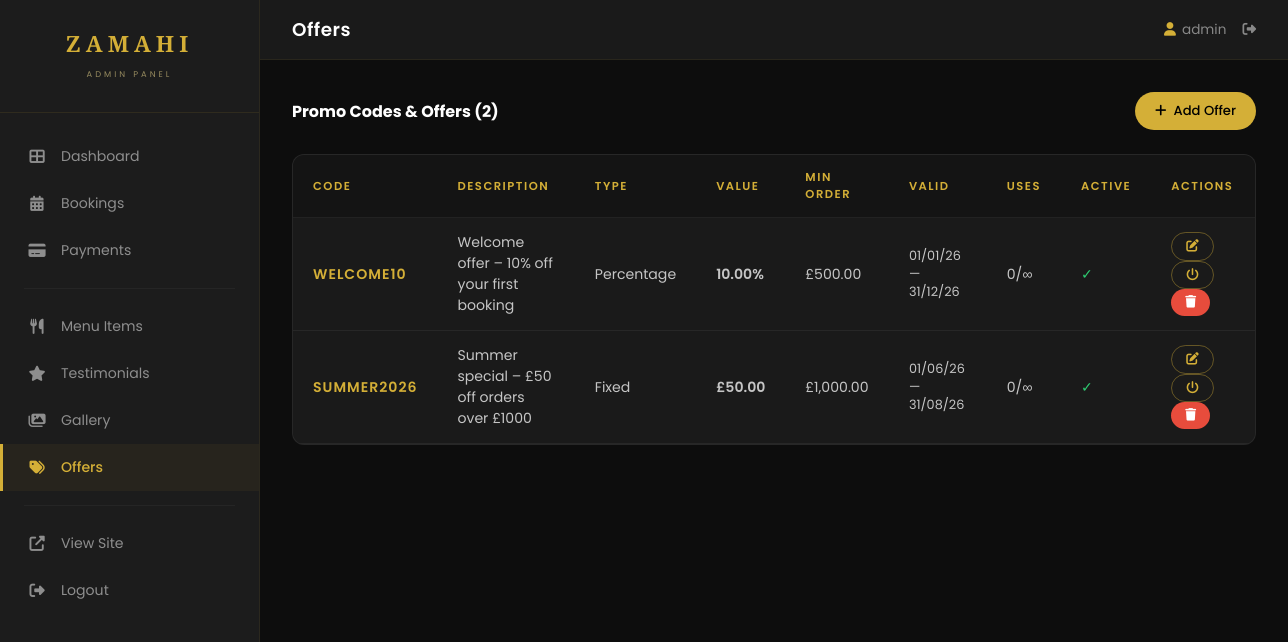
The app's page /admin/offers.php (signed in) with its own data.
### tables this page shows
CREATE TABLE IF NOT EXISTS offers (
    id INT AUTO_INCREMENT PRIMARY KEY,
    code VARCHAR(50) NOT NULL UNIQUE,
    description VARCHAR(255) DEFAULT NULL,
    type ENUM('percentage','fixed') NOT NULL DEFAULT 'percentage',
    value DECIMAL(8,2) NOT NULL DEFAULT 0.00,
    min_order DECIMAL(10,2) DEFAULT 0.00,
    valid_from DATE DEFAULT NULL,
    valid_to DATE DEFAULT NULL,
    max_uses INT DEFAULT NULL,
    used_count INT NOT NULL DEFAULT 0,
    is_active TINYINT(1) NOT NULL DEFAULT 1,
    created_at DATETIME DEFAULT CURRENT_TIMESTAMP
);

### includes/functions.php (called while the page is built, shortened)
<?php
function formatCurrency(float $amount): string {
    return '£' . number_format($amount, 2);
}

### admin/offers.php (the view, shortened to what this page needs)
<?php
require_once dirname(__DIR__) . '/includes/db.php';
$offers = $pdo->query("SELECT * FROM offers ORDER BY created_at DESC")->fetchAll();
require_once __DIR__ . '/includes/admin_header.php';
?>
<div style="display:flex;justify-content:space-between;align-items:center;margin-bottom:24px;">
    <h3 style="font-size:1rem;">Promo Codes & Offers (<?= count($offers) ?>)</h3>
    <button class="btn-admin btn-gold" onclick="openAddModal()"><i class="fas fa-plus"></i> Add Offer</button>
</div>
<div class="admin-table-wrap">
    <table class="admin-table">
        <thead><tr><th>Code</th><th>Description</th><th>Type</th><th>Value</th><th>Min Order</th><th>Valid</th><th>Uses</th><th>Active</th><th>Actions</th></tr></thead>
        <tbody>
            <?php foreach ($offers as $o): ?>
            <tr>
                <td style="font-weight:600;color:#D4AF37;letter-spacing:1px;"><?= htmlspecialchars($o['code']) ?></td>
                <td><?= htmlspecialchars($o['description']) ?></td>
                <td><?= ucfirst($o['type']) ?></td>
                <td style="font-weight:600;"><?= $o['type'] === 'percentage' ? $o['value'] . '%' : formatCurrency((float)$o['value']) ?></td>
                <td><?= formatCurrency((float)$o['min_order']) ?></td>
                <td style="font-size:0.8rem;"><?= $o['valid_from'] ? date('d/m/y', strtotime($o['valid_from'])) . ' — ' . date('d/m/y', strtotime($o['valid_to'])) : 'Always' ?></td>
                <td><?= $o['used_count'] ?>/<?= $o['max_uses'] ?? '∞' ?></td>
                <td><?= $o['is_active'] ? '<span style="color:#2ecc71;">✓</span>' : '<span style="color:#e74c3c;">✗</span>' ?></td>
                <td>
                    <button class="btn-admin btn-outline-gold btn-sm" onclick='editOffer(<?= json_encode($o) ?>)'><i class="fas fa-edit"></i></button>
                    <form method="POST" style="display:inline;"><button type="submit" class="btn-admin btn-outline-gold btn-sm"><i class="fas fa-power-off"></i></button></form>
                    <button type="button" class="btn-admin btn-danger btn-sm" onclick="confirmDelete(<?= $o['id'] ?>, 'delete', 'Delete this promo code?')"><i class="fas fa-trash"></i></button>
                </td>
            </tr>
            <?php endforeach; ?>
        </tbody>
    </table>
</div>
<?php require_once __DIR__ . '/includes/admin_footer.php'; ?>

### admin/includes/admin_header.php (style rules this page uses)
:root { --gold: #D4AF37; --gold-light: #E8D48B; --gold-dark: #B8960F; --black: #000; --white: #FFF; --charcoal: #1C1C1C; --dark-grey: #232323; --mid-grey: #888; --light-grey: #F5F5F5; --success: #2ecc71; --danger: #e74c3c; --info: #3498db; --warning: #f39c12; --bg-body: #0d0d0d; --bg-card: #1a1a1a; --border-subtle: rgba(255,255,255,0.06); --radius: 8px; --radius-md: 12px; --radius-lg: 16px; --radius-pill: 100px; --transition: 0.35s cubic-bezier(0.4, 0, 0.2, 1); }
* { box-sizing: border-box; margin: 0; padding: 0; }
body { font-family: 'Poppins', sans-serif; background: var(--bg-body); color: var(--white); min-height: 100vh; display: flex; }
.admin-table-wrap { background: var(--bg-card); border: 1px solid var(--border-subtle); border-radius: var(--radius-md); overflow: hidden; margin-bottom: 24px; }
table.admin-table { width: 100%; border-collapse: collapse; }
table.admin-table th { text-align: left; padding: 14px 20px; font-size: 0.72rem; font-weight: 600; text-transform: uppercase; letter-spacing: 1.5px; color: var(--gold); background: rgba(0,0,0,0.25); border-bottom: 1px solid var(--border-subtle); }
table.admin-table td { padding: 14px 20px; font-size: 0.88rem; color: rgba(255,255,255,0.75); border-bottom: 1px solid var(--border-subtle); transition: background var(--transition); }
.btn-admin { padding: 9px 20px; border-radius: var(--radius-pill); font-size: 0.82rem; font-weight: 500; border: none; cursor: pointer; transition: all var(--transition); display: inline-flex; align-items: center; gap: 7px; text-decoration: none; font-family: 'Poppins', sans-serif; }
.btn-gold { background: var(--gold); color: var(--black); }
.btn-danger { background: var(--danger); color: var(--white); }
.btn-outline-gold { background: transparent; border: 1px solid rgba(212,175,55,0.4); color: var(--gold); }
.btn-sm { padding: 7px 14px; font-size: 0.78rem; }

### records on screen
offers: code "WELCOME10", description "Welcome offer – 10% off your first booking", type "Percentage", value "10.00", min_order "£500.00", valid_from "01/01/26", valid_to "31/12/26", used_count "0", max_uses "∞"
offers: code "SUMMER2026", description "Summer special – £50 off orders over £1000", type "Fixed", value "£50.00", min_order "£1,000.00", valid_from "01/06/26", valid_to "31/08/26", used_count "0", max_uses "∞"

### other values on screen
$currentPage "Offers"
$_SESSION['admin_username'] "admin"
count($offers) "2"
